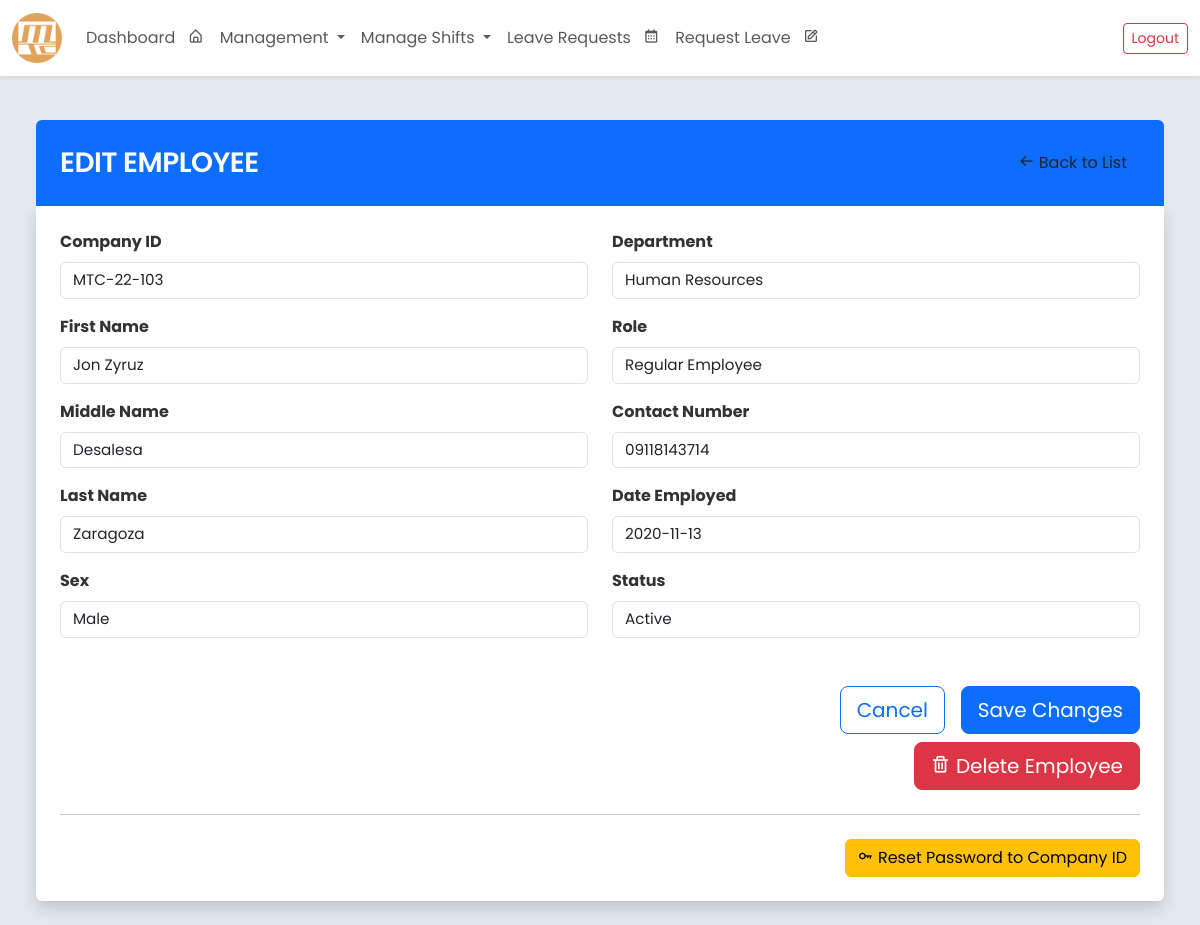
The page /employee/edit/22/ (signed in) on the database its author committed.
### core/models.py (models this page shows, shortened)
class Employee(models.Model):
    SEX_CHOICES = [
        ('Male', 'Male'),
        ('Female', 'Female'),
        ('Other', 'Prefer not to Say'),
    ]
    ROLE_CHOICES = [
        ('Regular Employee', 'Regular Employee'),
        ('Department Head', 'Department Head'),
        ('Admin(HR)', 'Admin(HR)'),
        ('Supervisor', 'Supervisor'),
        ('President', 'President')
    ]
    STATUS_CHOICES = [
        ('Active', 'Active'),
        ('Inactive', 'Inactive'),
    ]
    employee_id = models.AutoField(primary_key=True)
    company_id = models.CharField(max_length=20, blank=False, unique=True)
    first_name = models.CharField(max_length=100, blank=False)
    middle_name = models.CharField(max_length=100, blank=True, null=True)
    last_name = models.CharField(max_length=100, blank=False)
    sex = models.CharField(max_length=20, choices=SEX_CHOICES, blank=False)
    role = models.CharField(max_length=20, choices=ROLE_CHOICES, default='Regular Employee', blank=False)
    status = models.CharField(max_length=10, choices=STATUS_CHOICES, default='Active')
    department = models.ForeignKey(
        Department,
        related_name="employees",
        on_delete=models.SET_NULL,
        null=True,
        blank=True
    )
    contact_number = models.CharField(max_length=15, blank=False)
    date_employed = models.DateField()
    leave_credits = models.IntegerField(default=0, blank=False)
    leave_credits2 = models.IntegerField(default=0, blank=False)
    user_account = models.OneToOneField(User, on_delete=models.SET_NULL, null=True, blank=True, related_name='employee')
    class Meta:
        ordering = ['last_name', 'first_name']
        verbose_name = 'Employee'
        verbose_name_plural = 'Employees'
        db_table = 'employee_table'

### core/views.py (the view, shortened to what this page needs)
# urls.py: path('employee/edit/<int:pk>/', views.EmployeeEditView.as_view(), name='employee_edit'),
class EmployeeEditView(HROnlyMixin,UpdateView):
    model = Employee
    form_class = EmployeeForm
    template_name = 'employee_edit_form.html'
    success_url = reverse_lazy('view_employee_list')
    def get_object(self, queryset=None):
        return get_object_or_404(Employee, pk=self.kwargs['pk'])

### core/forms.py (shortened to what this page needs)
class EmployeeForm(forms.ModelForm):
    class Meta:
        model = Employee
        exclude = ['leave_credits', 'leave_credits2']
        fields = ['company_id','first_name','middle_name','last_name','sex','role','department','contact_number', 'date_employed', 'status', 'user_account',]
    def __init__(self, *args, **kwargs):
        super().__init__(*args, **kwargs)
        if self.instance and self.instance.user_account:
            self.fields['user_account'].disabled = True  # Make it uneditable
        for field_name, field in self.fields.items():
            field.widget.attrs['class'] = 'form-control'
        self.fields['status'].required = False

### core/mixins.py (called while the page is built, shortened)
    def dispatch(self, request, *args, **kwargs):
        user = request.user
        if user.is_authenticated and hasattr(user, 'employee'):
            if user.employee.department and user.employee.department.name == "Human Resources":
                return super().dispatch(request, *args, **kwargs)

### core/models.py (called while the page is built)
    def __str__(self):
        return self.name

### core/templates/employee_edit_form.html (shortened to what this page needs)
{% extends "base.html" %}
{% block content %}
<div class="container-fluid" style="max-width: 1200px;">
    <div class="bg-primary p-4 rounded-top">
        <div class="d-flex align-items-center">
            <h3 class="text-white mb-0 flex-grow-1 text-uppercase">Edit Employee</h3>
            <a class="btn btn-white text-orange" href="{% url 'view_employee_list' %}">
                <i class='bx bx-arrow-back'></i> Back to List
            </a>
        </div>
    </div>
    <div class="bg-white p-4 rounded-bottom shadow">
        <form method="post" action="{% url 'employee_edit' employee.employee_id %}" class="row g-4">
            <div class="col-md-6">
                <div class="d-flex flex-column gap-3">
                    <div class="form-group">
                        <label for="id_company_id" class="form-label fw-bold">Company ID</label>
                        {{ form.company_id }}
                    </div>
                    <div class="form-group">
                        <label for="id_first_name" class="form-label fw-bold">First Name</label>
                        {{ form.first_name }}
                    </div>
                    <div class="form-group">
                        <label for="id_middle_name" class="form-label fw-bold">Middle Name</label>
                        {{ form.middle_name }}
                    </div>
                    <div class="form-group">
                        <label for="id_last_name" class="form-label fw-bold">Last Name</label>
                        {{ form.last_name }}
                    </div>
                    <div class="form-group">
                        <label for="id_sex" class="form-label fw-bold">Sex</label>
                        {{ form.sex }}
                    </div>
                </div>
            </div>
            <div class="col-md-6">
                <div class="d-flex flex-column gap-3">
                    <div class="form-group">
                        <label for="id_department" class="form-label fw-bold">Department</label>
                        {{ form.department }}
                    </div>
                    <div class="form-group">
                        <label for="id_role" class="form-label fw-bold">Role</label>
                        {{ form.role }}
                    </div>
                    <div class="form-group">
                        <label for="id_contact_number" class="form-label fw-bold">Contact Number</label>
                        {{ form.contact_number }}
                    </div>
                    <div class="form-group">
                        <label for="id_date_employed" class="form-label fw-bold">Date Employed</label>
                        {{ form.date_employed }}
                    </div>
                    <div class="form-group">
                        <label for="id_status" class="form-label fw-bold">Status</label>
                        {{ form.status }}
                    </div>
                </div>
            </div>
            <div class="col-12">
                <div class="d-flex justify-content-end gap-3 mt-4">
                    <a class="btn btn-lg btn-outline-primary" href="{% url 'view_employee_list' %}" >
                        Cancel
                    </a>
                    <button type="submit" class="btn btn-lg btn-primary text-white"
                           >
                        Save Changes
                    </button>
                </div>
            </div>
        </form>
        <div class="d-flex justify-content-end mt-2">
            <form method="POST" action="{% url 'employee_delete' employee.employee_id %}" class="d-inline">
                <button type="submit" class="btn btn-lg btn-danger"
                        onclick="return confirm('Are you sure you want to delete this employee?');">
                    <i class='bx bx-trash'></i> Delete Employee
                </button>
            </form>
        </div>
        <hr class="my-4">
        <div class="d-flex justify-content-end">
            <form method="POST" action="{% url 'reset_employee_password' employee.employee_id %}">
                <button type="submit" class="btn btn-warning"
                        onclick="return confirm('Reset this employee\'s password to their Company ID?');">
                    <i class='bx bx-key'></i> Reset Password to Company ID
                </button>
            </form>
        </div>
    </div>
</div>
{% endblock %}

### core/templates/base.html (style rules this page uses)
body { font-family: 'Poppins', sans-serif; font-size: 1rem; color: #333; background-color:rgb(228, 233, 240); }
h1, h2, h3, h4, h5, h6 { font-weight: 600; letter-spacing: -0.5px; }
label { font-weight: 500; }
.form-control { font-size: 0.95rem; }

### rows shown on the page
Employee: company_id "MTC-22-103", first_name "Jon Zyruz", middle_name "Desalesa", last_name "Zaragoza", sex "Male", department "Human Resources", role "Regular Employee", contact_number "09118143714", date_employed "2020-11-13", status "Active"
